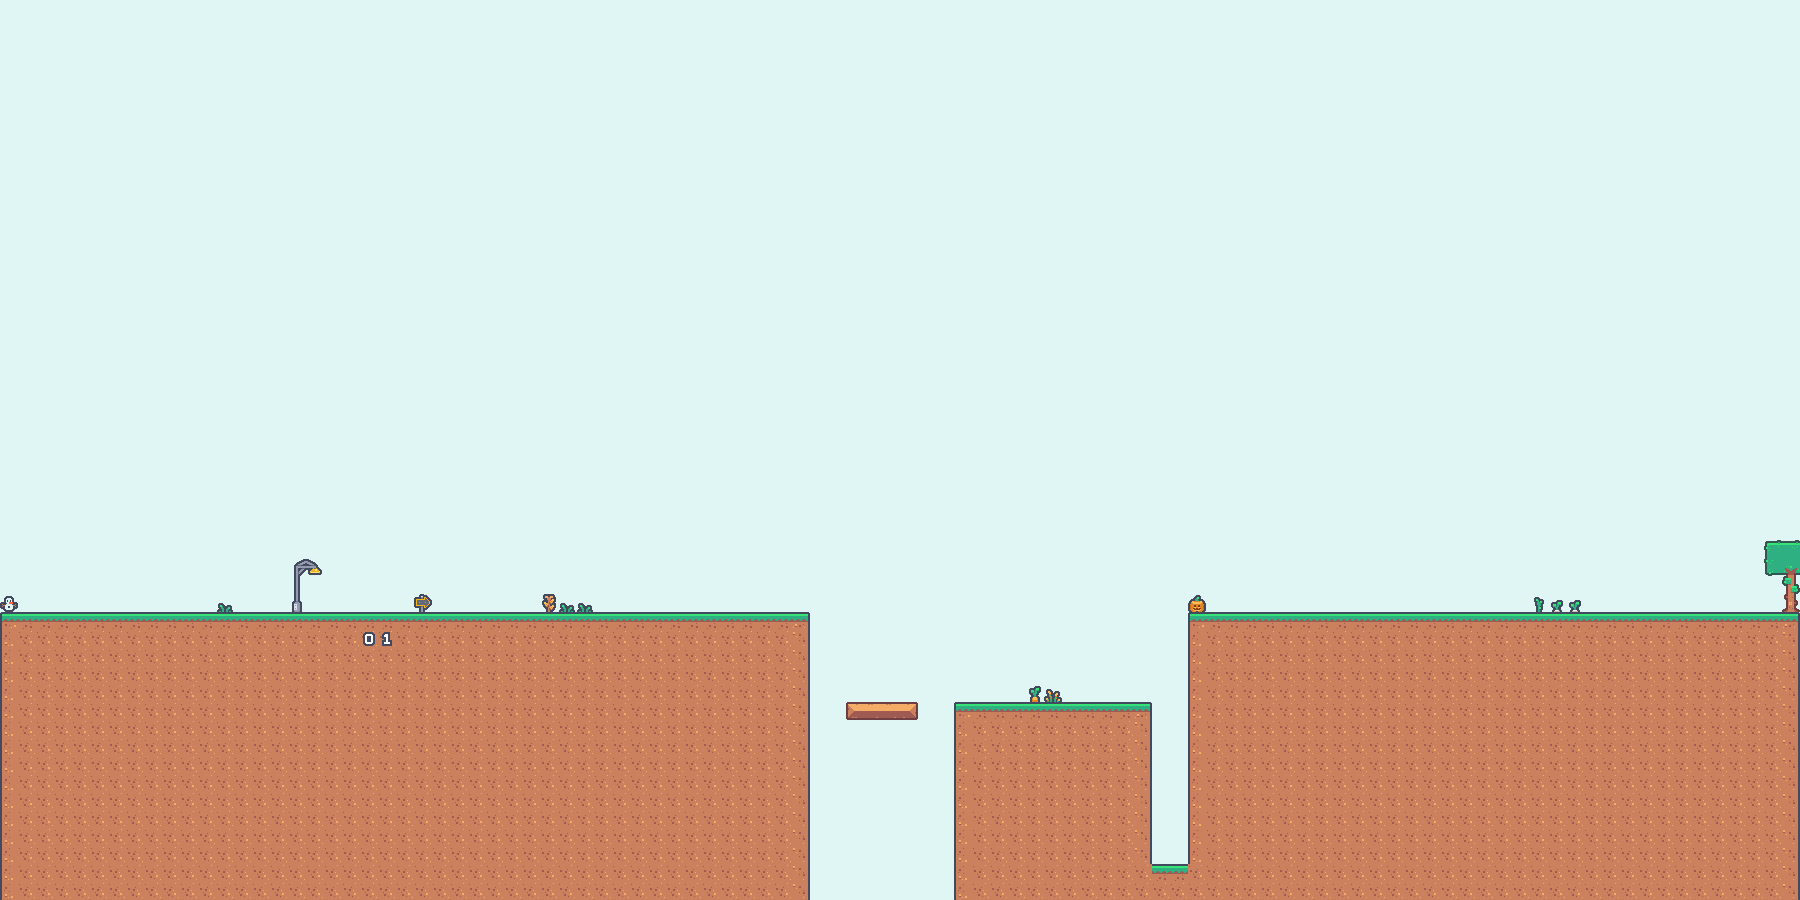

This game map was drawn from its Tiled (.tmx) file and the tilesets committed beside it. A one-line description and the trimmed map source follow:
An orthogonal 100x50 tile map with 18x18 px tiles, 3 tile layers (background, Ground, background2), 5 tilesets and 21 objects (5x Gate, 4x Trigger, 4x Text, 2x Fountain, Player, ...).

<map version="1.10" tiledversion="1.12.2" orientation="orthogonal" renderorder="right-down" width="100" height="50" tilewidth="18" tileheight="18" infinite="0" nextlayerid="6" nextobjectid="75">
 <tileset firstgid="1" source="tileset-tiles.tsx" />
 <tileset firstgid="181" source="background.tsx" />
 <tileset firstgid="221" source="t3.tsx" />
 <tileset firstgid="333" source="t4-metal expansion.tsx" />
 <tileset firstgid="663" source="t2.tsx" />
 <layer id="3" name="background" width="100" height="50">
  <data>[5000 cells, 5000 non-empty, 1 distinct tile ids]</data>
 </layer>
 <layer id="1" name="Ground" width="100" height="50">
  <data>[5000 cells, 1399 non-empty, 15 distinct tile ids]</data>
 </layer>
 <layer id="4" name="background2" width="100" height="50">
  <data>[5000 cells, 18 non-empty, 15 distinct tile ids]</data>
 </layer>
 <objectgroup id="2" name="Spawnpoints">
  <object id="31" name="player" type="Player" x="362.167" y="590.667" width="20" height="20" />
  <object id="33" name="door" type="ExitDoor" x="1746" y="573" width="26" height="40" />
  <object id="34" name="snowman" type="Trigger" x="-1" y="577.5" width="71" height="33.5" />
  <object id="36" name="snowman" type="Text" x="-2.66667" y="575.667" width="21.3333" height="13.3333">
   <properties>
    <property name="content" value="where's snow?" />
   </properties>
  </object>
  <object id="37" name="blue fairy" type="Fairy" x="395" y="555.333" width="20" height="20" />
  <object id="38" name="1" type="Fountain" x="714" y="582" width="24" height="30" />
  <object id="39" name="1" type="Gate" x="642" y="540" width="54" height="72">
   <properties>
    <property name="tileGrid" value="88,89,90;110,111,112;132,133,134" />
    <property name="tilesetImage" value="tilemap_packed_terrain_expansion.png" />
   </properties>
  </object>
  <object id="40" name="1" type="Gate" x="756" y="540" width="54" height="72">
   <properties>
    <property name="initialOpen" type="bool" value="true" />
    <property name="tileGrid" value="88,89,90;110,111,112;132,133,134" />
    <property name="tilesetImage" value="tilemap_packed_terrain_expansion.png" />
   </properties>
  </object>
  <object id="41" name="levera" type="Gate" x="1151.67" y="612.333" width="36" height="252">
   <properties>
    <property name="tileGrid" value="88,89,90;110,111,112;132,133,134" />
    <property name="tilesetImage" value="tilemap_packed_terrain_expansion.png" />
   </properties>
  </object>
  <object id="45" name="btnb" type="Gate" x="1151.67" y="648.667" width="36" height="216">
   <properties>
    <property name="initialOpen" type="bool" value="true" />
    <property name="tileGrid" value="0,1,2;22,23,24;44,45,46" />
    <property name="tilesetImage" value="tilemap_packed_terrain_expansion.png" />
   </properties>
  </object>
  <object id="42" name="btnb" type="Button" x="1159.33" y="856.333" width="20" height="8">
   <properties>
    <property name="mode" value="toggle" />
   </properties>
  </object>
  <object id="43" name="levera" type="Lever" x="954" y="678.333" width="20" height="24" />
  <object id="44" name="stone1" type="StoneBrick" x="1098.33" y="683.333" width="18" height="18" />
  <object id="46" name="end hehe" type="Fountain" x="1668.33" y="582.333" width="24" height="30" />
  <object id="47" name="end hehe" type="Gate" x="1692.33" y="540.333" width="54" height="72">
   <properties>
    <property name="content" value="well done" />
    <property name="tileGrid" value="88,89,90;110,111,112;132,133,134" />
    <property name="tilesetImage" value="tilemap_packed_terrain_expansion.png" />
   </properties>
  </object>
  <object id="48" name="nice" type="Trigger" x="1261.33" y="578.167" width="71" height="33.5" />
  <object id="49" name="nice" type="Text" x="1298.67" y="550.334" width="21.3333" height="13.3333">
   <properties>
    <property name="content" value="well played..." />
   </properties>
  </object>
  <object id="50" name="forgot" type="Trigger" x="1404.5" y="578.333" width="71" height="33.5" />
  <object id="51" name="forgot" type="Text" x="1441.84" y="550.333" width="21.3333" height="13.3333">
   <properties>
    <property name="content" value="forgot something?" />
   </properties>
  </object>
  <object id="52" name="well done" type="Trigger" x="1711.5" y="578" width="71" height="33.5" />
  <object id="53" name="well done" type="Text" x="1730.84" y="550.333" width="21.3333" height="13.3333">
   <properties>
    <property name="content" value="well done" />
   </properties>
  </object>
 </objectgroup>
</map>
